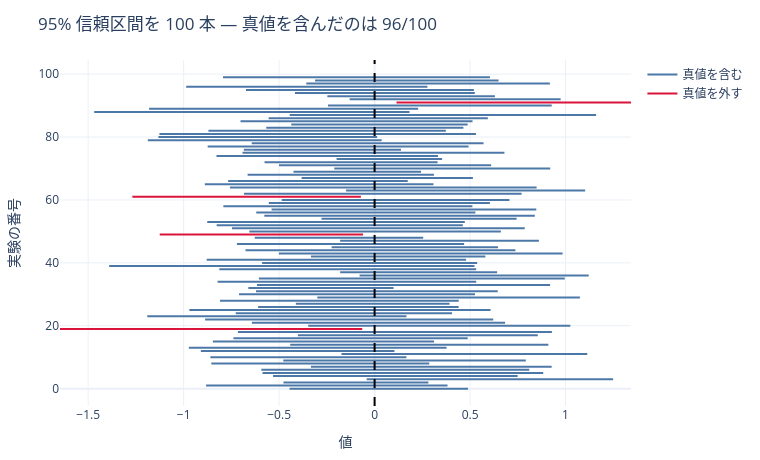

Write notebook code for a chart like this one.
### Markdown cell above
## 1. よくある誤解から始める

「95% 信頼区間 $[1.2, 3.4]$ が得られた」とき、次の読み方は **誤り** である。

> 真値がこの区間に入る確率は 95% である。

頻度論では真値 $\theta$ は定数であって確率変数ではない。
だから「$\theta$ が $[1.2, 3.4]$ に入る確率」は 0 か 1 のどちらかで、95% ではない。
ランダムなのは**区間の方**である。データが変われば区間も変わる。

**正しい読み方**:

> この手続きを繰り返すと、作られる区間のうち 95% が真値を含む。

抽象的に聞こえるので、実際に 100 本作って数えてみよう。

### Code cell
plotting.coverage_intervals(n_intervals=100, n=12, truth=0.0, seed=RANDOM_SEED)

### Figure 1 — Plotly figure (JSON) as saved in the notebook; plotly's stock layout.template omitted (floating-point values rounded to 4 significant figures; data arrays with more than 128 entries replaced by an {"elided": "..."} marker saying what was removed)
{"data": [{"line": {"color": "#4C78A8"}, "mode": "lines", "name": "真値を含む", "type": "scatter", "x": {"elided": "288 float values"}, "y": {"elided": "288 int values"}}, {"line": {"color": "crimson"}, "mode": "lines", "name": "真値を外す", "type": "scatter", "x": [-1.647, -0.06483, null, -1.125, -0.06064, null, -1.269, -0.07178, null, 0.1148, 1.343, null], "y": [19, 19, null, 49, 49, null, 61, 61, null, 91, 91, null]}], "layout": {"height": 460, "margin": {"b": 50, "l": 60, "r": 30, "t": 60}, "shapes": [{"line": {"color": "black", "dash": "dash"}, "type": "line", "x0": 0.0, "x1": 0.0, "xref": "x", "y0": 0, "y1": 1, "yref": "y domain"}], "title": {"text": "95% 信頼区間を 100 本 — 真値を含んだのは 96/100"}, "width": 760, "xaxis": {"title": {"text": "値"}}, "yaxis": {"title": {"text": "実験の番号"}}}}
